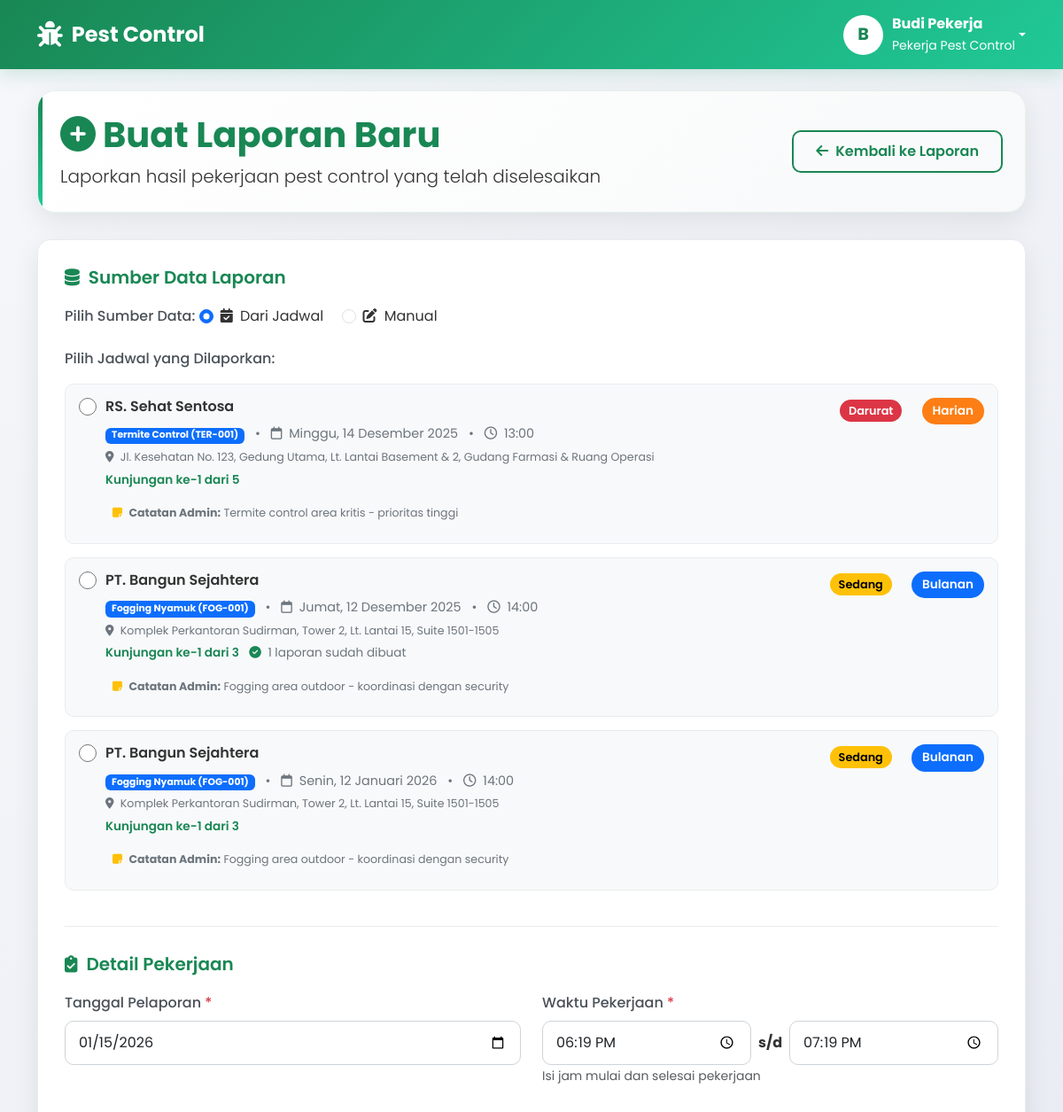
Before: /user/create_report.php (signed in, upper part) with the older database file.
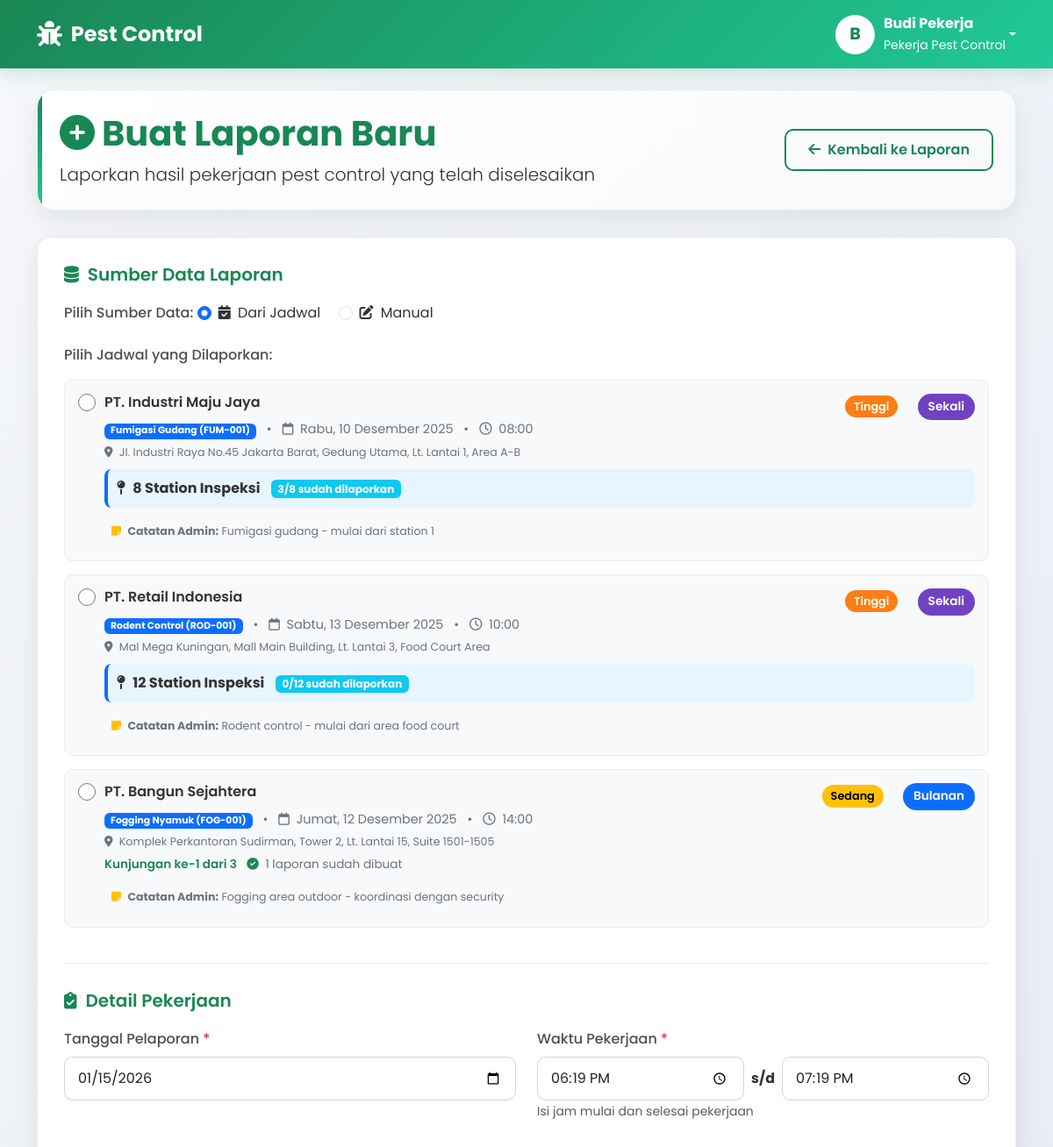
After: the same page with the newer database file.
### tables this page shows
CREATE TABLE jadwal (
  id INT NOT NULL AUTO_INCREMENT,
  kode_jadwal VARCHAR(50) UNIQUE,
  
   
  admin_id INT NOT NULL,
  pekerja_id INT,
  customer_id INT NOT NULL,
  service_id INT NOT NULL,
  
   
  tanggal DATE NOT NULL,
  jam TIME NOT NULL,
  lokasi TEXT,
  durasi_estimasi INT,
  
   
  status ENUM('Menunggu','Berjalan','Selesai','Dibatalkan') DEFAULT 'Menunggu',
  prioritas ENUM('Rendah', 'Sedang', 'Tinggi', 'Darurat') DEFAULT 'Sedang',
  
   
  catatan_admin TEXT,
  catatan_pekerja TEXT,
  
   
  jenis_periode ENUM('Sekali', 'Harian', 'Mingguan', 'Bulanan', 'Tahunan') DEFAULT 'Sekali',
  jumlah_kunjungan INT DEFAULT 1,
  kunjungan_berjalan INT DEFAULT 0,
  tanggal_selesai_periode DATE,
  
   
  parent_jadwal_id INT NULL,
  
   
  station_terakhir INT DEFAULT 0 COMMENT 'Station terakhir yang dilaporkan',
  total_station_selesai INT DEFAULT 0 COMMENT 'Total station yang sudah selesai',
  
  created_at DATETIME DEFAULT CURRENT_TIMESTAMP,
  updated_at DATETIME DEFAULT CURRENT_TIMESTAMP ON UPDATE CURRENT_TIMESTAMP,
  
  PRIMARY KEY (id),
  INDEX idx_tanggal (tanggal),
  INDEX idx_status (status),
  INDEX idx_pekerja (pekerja_id),
  INDEX idx_customer (customer_id),
  INDEX idx_parent_jadwal (parent_jadwal_id),
  INDEX idx_jenis_periode (jenis_periode),
  INDEX idx_station_tracking (station_terakhir, total_station_selesai),
  
  FOREIGN KEY (pekerja_id) REFERENCES users(id) ON DELETE SET NULL,
  FOREIGN KEY (customer_id) REFERENCES customers(id) ON DELETE CASCADE,
  FOREIGN KEY (service_id) REFERENCES services(id) ON DELETE CASCADE,
  FOREIGN KEY (parent_jadwal_id) REFERENCES jadwal(id) ON DELETE SET NULL,
  CONSTRAINT fk_admin FOREIGN KEY (admin_id) REFERENCES admin_users(id) ON DELETE CASCADE
);

CREATE TABLE customers (
  id INT NOT NULL AUTO_INCREMENT,
  nama_perusahaan VARCHAR(150) NOT NULL,
  nama_customer VARCHAR(150) NOT NULL,
  telepon VARCHAR(30),
  email VARCHAR(150),
  alamat TEXT,
  gedung VARCHAR(100),
  lantai VARCHAR(20),
  unit VARCHAR(50),
  jumlah_station INT DEFAULT 0 COMMENT 'Jumlah station inspeksi untuk customer',
  keterangan TEXT,
  
   
  tanggal_mulai_kontrak DATE,
  tanggal_selesai_kontrak DATE,
  nilai_kontrak DECIMAL(15,2),
  status_kontrak ENUM('Aktif', 'Selesai', 'Ditangguhkan', 'Dibatalkan') DEFAULT 'Aktif',
  
  status ENUM('Aktif', 'Nonaktif', 'Trial') DEFAULT 'Aktif',
  created_at DATETIME DEFAULT CURRENT_TIMESTAMP,
  updated_at DATETIME DEFAULT CURRENT_TIMESTAMP ON UPDATE CURRENT_TIMESTAMP,
  
  PRIMARY KEY (id),
  INDEX idx_status (status),
  INDEX idx_nama (nama_perusahaan, nama_customer),
  INDEX idx_kontrak (status_kontrak),
  INDEX idx_jumlah_station (jumlah_station)
);

CREATE TABLE services (
  id INT NOT NULL AUTO_INCREMENT,
  kode_service VARCHAR(20) UNIQUE,
  nama_service VARCHAR(150) NOT NULL UNIQUE,
  deskripsi TEXT,
  durasi_menit INT,
  harga DECIMAL(12,2),
  kategori ENUM('Residential', 'Commercial', 'Industrial') DEFAULT 'Residential',
  status ENUM('Aktif', 'Nonaktif') DEFAULT 'Aktif',
  created_at DATETIME DEFAULT CURRENT_TIMESTAMP,
  updated_at DATETIME DEFAULT CURRENT_TIMESTAMP ON UPDATE CURRENT_TIMESTAMP,
  PRIMARY KEY (id)
);

### includes/functions.php (called while the page is built, shortened)
<?php
function formatTanggalIndonesia($tanggal) {
    $hari = [
        0 => 'Minggu',
        1 => 'Senin',
        2 => 'Selasa',
        3 => 'Rabu',
        4 => 'Kamis',
        5 => 'Jumat',
        6 => 'Sabtu'
    ];
    $bulan = [
        1 => 'Januari',
        2 => 'Februari',
        3 => 'Maret',
        4 => 'April',
        5 => 'Mei',
        6 => 'Juni',
        7 => 'Juli',
        8 => 'Agustus',
        9 => 'September',
        10 => 'Oktober',
        11 => 'November',
        12 => 'Desember'
    ];
    try {
        $timestamp = strtotime($tanggal);
        $hariIndex = date('w', $timestamp);
        $tgl = date('j', $timestamp);
        $bulanIndex = date('n', $timestamp);
        $tahun = date('Y', $timestamp);
        return $hari[$hariIndex] . ', ' . $tgl . ' ' . $bulan[$bulanIndex] . ' ' . $tahun;
    } catch (Exception $e) {
        return $tanggal;
    }
}
?>

### user/create_report.php (the view, shortened to what the changed rows need)
<?php
require_once '../includes/functions.php';
$pdo = getConnection();
$user_id = $_SESSION['user_id'];
$jadwal_data = [];
try {
    $stmt = $pdo->prepare("
        SELECT
            j.*,
            j.id as jadwal_id,
            c.nama_customer,
            c.nama_perusahaan,
            c.telepon as customer_telepon,
            c.alamat,
            c.gedung,
            c.lantai,
            c.unit,
            c.jumlah_station,
            s.nama_service,
            s.kode_service,
            s.harga,
            s.deskripsi as deskripsi_service,
            -- Hitung laporan yang sudah dibuat untuk jadwal ini
            (SELECT COUNT(*) FROM reports r WHERE r.jadwal_id = j.id) as total_laporan_dibuat,
            -- Ambil station yang sudah dilaporkan
            (SELECT GROUP_CONCAT(DISTINCT station_id) FROM reports WHERE jadwal_id = j.id AND station_id IS NOT NULL) as reported_stations
        FROM jadwal j
        LEFT JOIN customers c ON j.customer_id = c.id
        LEFT JOIN services s ON j.service_id = s.id
        WHERE j.pekerja_id = ?
        AND j.status IN ('Berjalan', 'Menunggu')
        AND j.tanggal <= CURDATE()
        AND (
            -- Untuk jadwal sekali dengan station: belum semua station dilaporkan
            (j.jenis_periode = 'Sekali' AND c.jumlah_station > 0 AND NOT (
                SELECT COUNT(DISTINCT station_id) = c.jumlah_station
                FROM reports
                WHERE jadwal_id = j.id AND station_id IS NOT NULL
            ))
            OR
            -- Untuk jadwal sekali tanpa station: belum ada laporan sama sekali
            (j.jenis_periode = 'Sekali' AND c.jumlah_station = 0 AND NOT EXISTS (
                SELECT 1 FROM reports WHERE jadwal_id = j.id
            ))
            OR
            -- Untuk jadwal berulang: kunjungan_berjalan < jumlah_kunjungan
            (j.jenis_periode != 'Sekali' AND j.kunjungan_berjalan < j.jumlah_kunjungan)
        )
        ORDER BY
            CASE j.prioritas
                WHEN 'Darurat' THEN 1
                WHEN 'Tinggi' THEN 2
                WHEN 'Sedang' THEN 3
                WHEN 'Rendah' THEN 4
                ELSE 5
            END,
            j.tanggal ASC,
            j.jam ASC
    ");
    $stmt->execute([$user_id]);
    $jadwal_data = $stmt->fetchAll(PDO::FETCH_ASSOC);
} catch (PDOException $e) {
    $error = "Gagal mengambil data: " . $e->getMessage();
    error_log("Error create_report: " . $e->getMessage());
}
?>
<!DOCTYPE html>
<html lang="id">
<head>
    <link href="https://cdn.jsdelivr.net/npm/bootstrap@5.3.0/dist/css/bootstrap.min.css" rel="stylesheet">
    <link rel="stylesheet" href="https://cdnjs.cloudflare.com/ajax/libs/font-awesome/6.4.0/css/all.min.css">
</head>
<body>
    <div class="container mt-4">
        <div class="page-header">
            <div class="row align-items-center">
                <div class="col-md-8">
                    <h1 class="display-6 fw-bold text-success mb-2">
                        <i class="fas fa-plus-circle me-2"></i>Buat Laporan Baru
                    </h1>
                </div>
            </div>
        </div>
        <div class="form-container">
            <form method="POST" action="" enctype="multipart/form-data" id="reportForm">
                <div class="form-section">
                    <div id="schedule-section">
                        <?php if (empty($jadwal_data)): ?>
                            <div class="alert alert-info">
                                <i class="fas fa-info-circle me-2"></i>
                                Tidak ada jadwal yang perlu dilaporkan.
                                Semua jadwal sudah dilaporkan atau belum ada jadwal untuk hari ini.
                            </div>
                        <?php else: ?>
                            <?php foreach ($jadwal_data as $jadwal):
                                $customer_name = !empty($jadwal['nama_perusahaan']) ? $jadwal['nama_perusahaan'] : $jadwal['nama_customer'];
                                $reported_stations = $jadwal['reported_stations_array'] ?? [];
                                $station_count = $jadwal['jumlah_station'] ?? 0;
                                $next_kunjungan = ($jadwal['last_reported_kunjungan'] ?? 0) + 1;
                                $period_class = 'indicator-' . strtolower($jadwal['jenis_periode']);
                                $priority_class = 'priority-' . strtolower($jadwal['prioritas']);
                            ?>
                                <div class="jadwal-card" id="jadwal-<?php echo $jadwal['jadwal_id']; ?>">
                                    <input type="radio" name="jadwal_id" value="<?php echo $jadwal['jadwal_id']; ?>"
                                           class="jadwal-radio"
                                           data-customer-id="<?php echo $jadwal['customer_id']; ?>"
                                           data-service-id="<?php echo $jadwal['service_id']; ?>"
                                           data-station-count="<?php echo $station_count; ?>"
                                           data-jenis-periode="<?php echo $jadwal['jenis_periode']; ?>"
                                           data-jadwal-id="<?php echo $jadwal['jadwal_id']; ?>"
                                           id="jadwal_<?php echo $jadwal['jadwal_id']; ?>">
                                    <div class="jadwal-info">
                                        <div class="d-flex justify-content-between align-items-start">
                                            <h6 class="mb-1"><?php echo htmlspecialchars($customer_name); ?></h6>
                                            <div>
                                                <span class="<?php echo $priority_class; ?> priority-indicator">
                                                    <?php echo $jadwal['prioritas']; ?>
                                                </span>
                                                <span class="<?php echo $period_class; ?> jadwal-indicator">
                                                    <?php echo $jadwal['jenis_periode']; ?>
                                                </span>
                                            </div>
                                        </div>
                                        <div class="jadwal-detail">
                                            <span class="badge bg-primary"><?php echo htmlspecialchars($jadwal['nama_service']); ?> (<?php echo $jadwal['kode_service']; ?>)</span>
                                            <span class="mx-2">•</span>
                                            <i class="far fa-calendar me-1"></i>
                                            <?php echo formatTanggalIndonesia($jadwal['tanggal']); ?>
                                            <span class="mx-2">•</span>
                                            <i class="far fa-clock me-1"></i>
                                            <?php echo date('H:i', strtotime($jadwal['jam'])); ?>
                                        </div>
                                        <div class="jadwal-detail mt-1">
                                            <small>
                                                <i class="fas fa-map-marker-alt me-1"></i>
                                                <?php
                                                $alamat_parts = [];
                                                if (!empty($jadwal['alamat'])) $alamat_parts[] = $jadwal['alamat'];
                                                if (!empty($jadwal['gedung'])) $alamat_parts[] = $jadwal['gedung'];
                                                if (!empty($jadwal['lantai'])) $alamat_parts[] = 'Lt. ' . $jadwal['lantai'];
                                                if (!empty($jadwal['unit'])) $alamat_parts[] = $jadwal['unit'];
                                                echo htmlspecialchars(implode(', ', $alamat_parts) ?: 'Tidak ada alamat');
                                                ?>
                                            </small>
                                        </div>
                                        <?php if ($station_count > 0 && $jadwal['jenis_periode'] == 'Sekali'): ?>
                                            <div class="station-info mt-2">
                                                <div class="d-flex justify-content-between align-items-center">
                                                    <div>
                                                        <i class="fas fa-map-pin me-1"></i>
                                                        <strong><?php echo $station_count; ?> Station Inspeksi</strong>
                                                        <span class="badge bg-info ms-2"><?php echo count($reported_stations); ?>/<?php echo $station_count; ?> sudah dilaporkan</span>
                                                    </div>
                                                </div>
                                            </div>
                                        <?php endif; ?>
                                        <?php if ($jadwal['jenis_periode'] != 'Sekali'): ?>
                                            <div class="visit-progress">
                                                <span class="progress-text">
                                                    Kunjungan ke-<?php echo $next_kunjungan; ?> dari <?php echo $jadwal['jumlah_kunjungan']; ?>
                                                </span>
                                                <?php if ($jadwal['total_laporan_dibuat'] > 0): ?>
                                                    <span class="ms-2">
                                                        <i class="fas fa-check-circle text-success me-1"></i>
                                                        <?php echo $jadwal['total_laporan_dibuat']; ?> laporan sudah dibuat
                                                    </span>
                                                <?php endif; ?>
                                            </div>
                                        <?php endif; ?>
                                        <?php if ($jadwal['catatan_admin']): ?>
                                            <div class="jadwal-detail mt-2 p-2 bg-light rounded">
                                                <small>
                                                    <i class="fas fa-sticky-note me-1 text-warning"></i>
                                                    <strong>Catatan Admin:</strong> <?php echo htmlspecialchars($jadwal['catatan_admin']); ?>
                                                </small>
                                            </div>
                                        <?php endif; ?>
                                    </div>
                                </div>
                            <?php endforeach; ?>
                        <?php endif; ?>
                    </div>
                </div>
            </form>
        </div>
    </div>
</body>
</html>

Changed rows visible on the page:
removed jadwal: customer.nama_perusahaan "RS. Sehat Sentosa", prioritas "Darurat", jenis_periode "Harian", service.nama_service "Termite Control", service.kode_service "TER-001", tanggal "Minggu, 14 Desember 2025", jam "13:00", alamat_parts "Jl. Kesehatan No. 123, Gedung Utama, Lt. Lantai Basement & 2, Gudang Farmasi & Ruang Operasi", next_kunjungan "1", jumlah_kunjungan "5", catatan_admin "Termite control area kritis - prioritas tinggi"
removed jadwal: customer.nama_perusahaan "PT. Bangun Sejahtera", prioritas "Sedang", jenis_periode "Bulanan", service.nama_service "Fogging Nyamuk", service.kode_service "FOG-001", tanggal "Senin, 12 Januari 2026", jam "14:00", alamat_parts "Komplek Perkantoran Sudirman, Tower 2, Lt. Lantai 15, Suite 1501-1505", next_kunjungan "1", jumlah_kunjungan "3", catatan_admin "Fogging area outdoor - koordinasi dengan security"
now on this page (row edited): jadwal: customer.nama_perusahaan "PT. Industri Maju Jaya", prioritas "Tinggi", jenis_periode "Sekali", service.nama_service "Fumigasi Gudang", service.kode_service "FUM-001", tanggal "Rabu, 10 Desember 2025", jam "08:00", alamat_parts "Jl. Industri Raya No.45 Jakarta Barat, Gedung Utama, Lt. Lantai 1, Area A-B", customer.jumlah_station "8", count($reported_stations) "3", catatan_admin "Fumigasi gudang - mulai dari station 1"
now on this page (row edited): jadwal: customer.nama_perusahaan "PT. Retail Indonesia", prioritas "Tinggi", jenis_periode "Sekali", service.nama_service "Rodent Control", service.kode_service "ROD-001", tanggal "Sabtu, 13 Desember 2025", jam "10:00", alamat_parts "Mal Mega Kuningan, Mall Main Building, Lt. Lantai 3, Food Court Area", customer.jumlah_station "12", count($reported_stations) "0", catatan_admin "Rodent control - mulai dari area food court"
